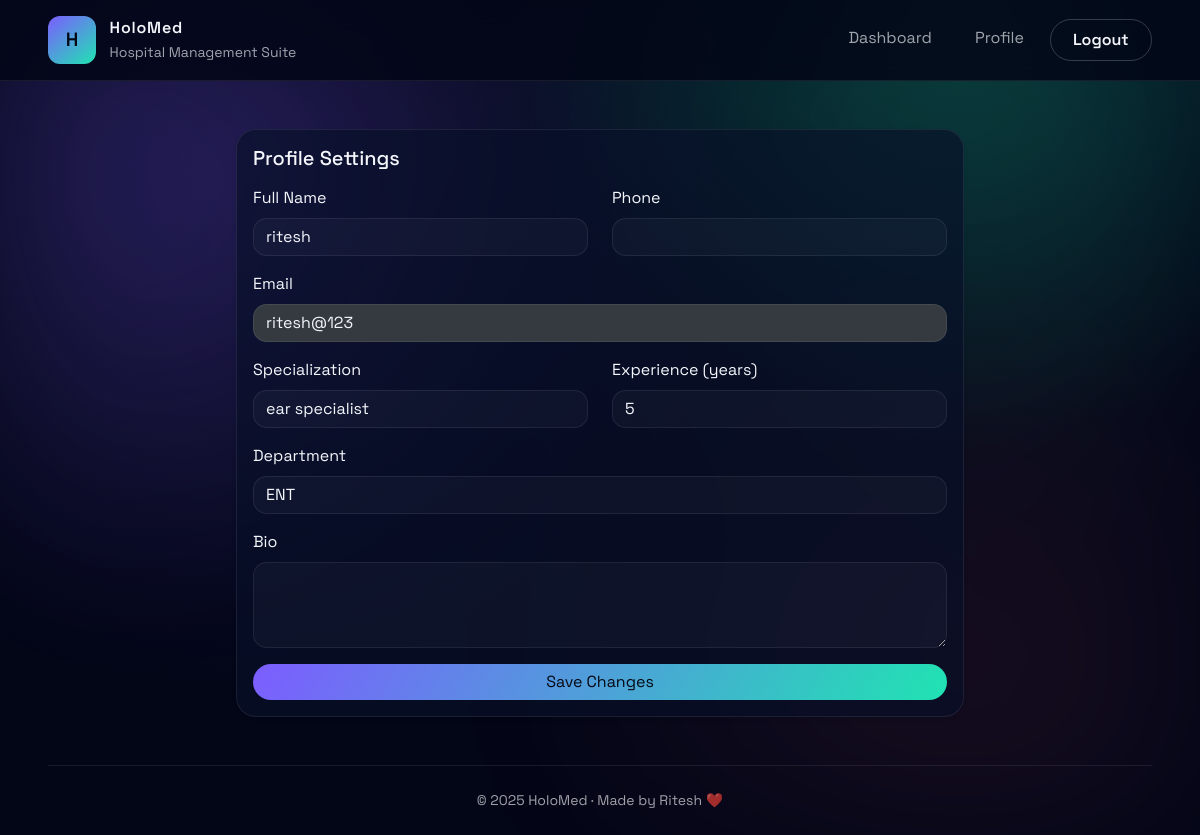
Screenshot of /profile (signed in) with the database file from the repository.
### app.py (models this page shows, shortened)
class User(db.Model):
    id = db.Column(db.Integer, primary_key=True)
    role = db.Column(db.String(20), nullable=False)
    full_name = db.Column(db.String(120), nullable=False)
    email = db.Column(db.String(120), unique=True, nullable=False)
    phone = db.Column(db.String(50))
    password_hash = db.Column(db.String(255), nullable=False)
    specialization = db.Column(db.String(120))
    experience_years = db.Column(db.Integer)
    bio = db.Column(db.Text)
    department_id = db.Column(db.Integer, db.ForeignKey("department.id"))
    is_active = db.Column(db.Boolean, default=True)
    is_blacklisted = db.Column(db.Boolean, default=False)
    created_at = db.Column(db.DateTime, default=datetime.utcnow)
    appointments_as_patient = db.relationship(
        "Appointment", foreign_keys="Appointment.patient_id", backref="patient", lazy=True
    )
    appointments_as_doctor = db.relationship(
        "Appointment", foreign_keys="Appointment.doctor_id", backref="doctor", lazy=True
    )

class Department(db.Model):
    id = db.Column(db.Integer, primary_key=True)
    name = db.Column(db.String(100), unique=True, nullable=False)
    description = db.Column(db.Text, nullable=True)
    doctors = db.relationship("User", backref="department", lazy=True)

### app.py (the view, shortened to what this page needs)
@app.route("/profile", methods=["GET", "POST"])
@login_required()
def edit_profile():
    departments = Department.query.all()
    return render_template("profile.html", departments=departments)

### app.py (called while the page is built)
def get_current_user():
    user_id = session.get("user_id")
    if user_id:
        return User.query.get(user_id)
    return None

def login_required(role=None):
    def decorator(fn):
        @wraps(fn)
        def wrapper(*args, **kwargs):
            if not g.user:
                flash("Please log in to continue.", "warning")
                return redirect(url_for("login"))
            if role and g.user.role != role:
                flash("You are not authorized to view this page.", "danger")
                return redirect(url_for("dashboard"))
            return fn(*args, **kwargs)
        return wrapper
    return decorator

@app.before_request
def load_user():
    g.user = get_current_user()

@app.context_processor
def inject_helpers():
    def format_date(value):
        return value.strftime("%d %b %Y")
    return {
        "format_date": format_date,
        "today": date.today,
        "datetime": datetime,
        "timedelta": timedelta,
    }

### templates/profile.html (shortened to what this page needs)
{% extends "base.html" %}
{% block content %}
  <div class="row justify-content-center">
    <div class="col-lg-8">
      <div class="card shadow-sm">
        <div class="card-body">
          <h2 class="h5 mb-3">Profile Settings</h2>
          <form method="post">
            <div class="row">
              <div class="col-md-6">
                <div class="mb-3">
                  <label class="form-label">Full Name</label>
                  <input type="text" name="full_name" class="form-control" value="{{ g.user.full_name }}" required>
                </div>
              </div>
              <div class="col-md-6">
                <div class="mb-3">
                  <label class="form-label">Phone</label>
                  <input type="text" name="phone" class="form-control" value="{{ g.user.phone or '' }}">
                </div>
              </div>
            </div>
            <div class="mb-3">
              <label class="form-label">Email</label>
              <input type="email" class="form-control" value="{{ g.user.email }}" disabled>
            </div>
            {% if g.user.role == 'doctor' %}
              <div class="row">
                <div class="col-md-6">
                  <div class="mb-3">
                    <label class="form-label">Specialization</label>
                    <input type="text" name="specialization" class="form-control" value="{{ g.user.specialization or '' }}">
                  </div>
                </div>
                <div class="col-md-6">
                  <div class="mb-3">
                    <label class="form-label">Experience (years)</label>
                    <input type="number" name="experience_years" min="0" class="form-control" value="{{ g.user.experience_years or '' }}">
                  </div>
                </div>
              </div>
              <div class="mb-3">
                <label class="form-label">Department</label>
                <select name="department_id" class="form-select">
                  {% for dept in departments %}
                    <option value="{{ dept.id }}" {% if g.user.department_id == dept.id %}selected{% endif %}>
                      {{ dept.name }}
                    </option>
                  {% endfor %}
                </select>
              </div>
              <div class="mb-3">
                <label class="form-label">Bio</label>
                <textarea name="bio" class="form-control" rows="3">{{ g.user.bio or '' }}</textarea>
              </div>
            {% endif %}
            <div class="d-grid">
              <button class="btn btn-primary">Save Changes</button>
            </div>
          </form>
        </div>
      </div>
    </div>
  </div>
{% endblock %}

### static/css/styles.css (style rules this page uses)
:root { --hms-bg: #030617; --hms-panel: rgba(9, 16, 40, 0.65); --hms-outline: rgba(255, 255, 255, 0.08); --hms-primary: #7c5dff; --hms-secondary: #20e3b2; --hms-text: #f4f6fb; --hms-muted: rgba(244, 246, 251, 0.65); }
body { font-family: "Space Grotesk", system-ui, -apple-system, BlinkMacSystemFont, "Segoe UI", sans-serif; color: var(--hms-text); background: radial-gradient(circle at 20% 20%, rgba(124, 93, 255, 0.15), transparent 45%), radial-gradient(circle at 80% 0%, rgba(32, 227, 178, 0.18), transparent 35%), var(--hms-bg); min-height: 100vh; margin: 0; }
* { font-family: inherit; }
h1, h2, h3, h4, h5, h6, p, span, div, a, button, label, input, select, textarea { font-family: "Space Grotesk", system-ui, -apple-system, BlinkMacSystemFont, "Segoe UI", sans-serif; }
.app-body { position: relative; overflow-x: hidden; }
.card, .stat-card, .department-tile { background: var(--hms-panel); border: 1px solid var(--hms-outline); border-radius: 1.25rem; box-shadow: 0 20px 60px rgba(0, 0, 0, 0.35); color: var(--hms-text); font-family: "Space Grotesk", system-ui, -apple-system, BlinkMacSystemFont, "Segoe UI", sans-serif; }
.card-body { color: var(--hms-text); font-family: "Space Grotesk", system-ui, -apple-system, BlinkMacSystemFont, "Segoe UI", sans-serif; }
.btn, .btn-primary { border-radius: 999px; border: none; background: linear-gradient(120deg, var(--hms-primary), var(--hms-secondary)); color: #050915; }
.form-control, .form-select, select, textarea { background: rgba(255, 255, 255, 0.03); border: 1px solid var(--hms-outline); color: var(--hms-text); border-radius: 0.85rem; }
.form-select option, select option { background-color: #050915; color: var(--hms-text); }

### rows the page displays
User: full_name "ritesh", user.email "ritesh@123", specialization "ear specialist", experience_years "5", department_id "ENT"
